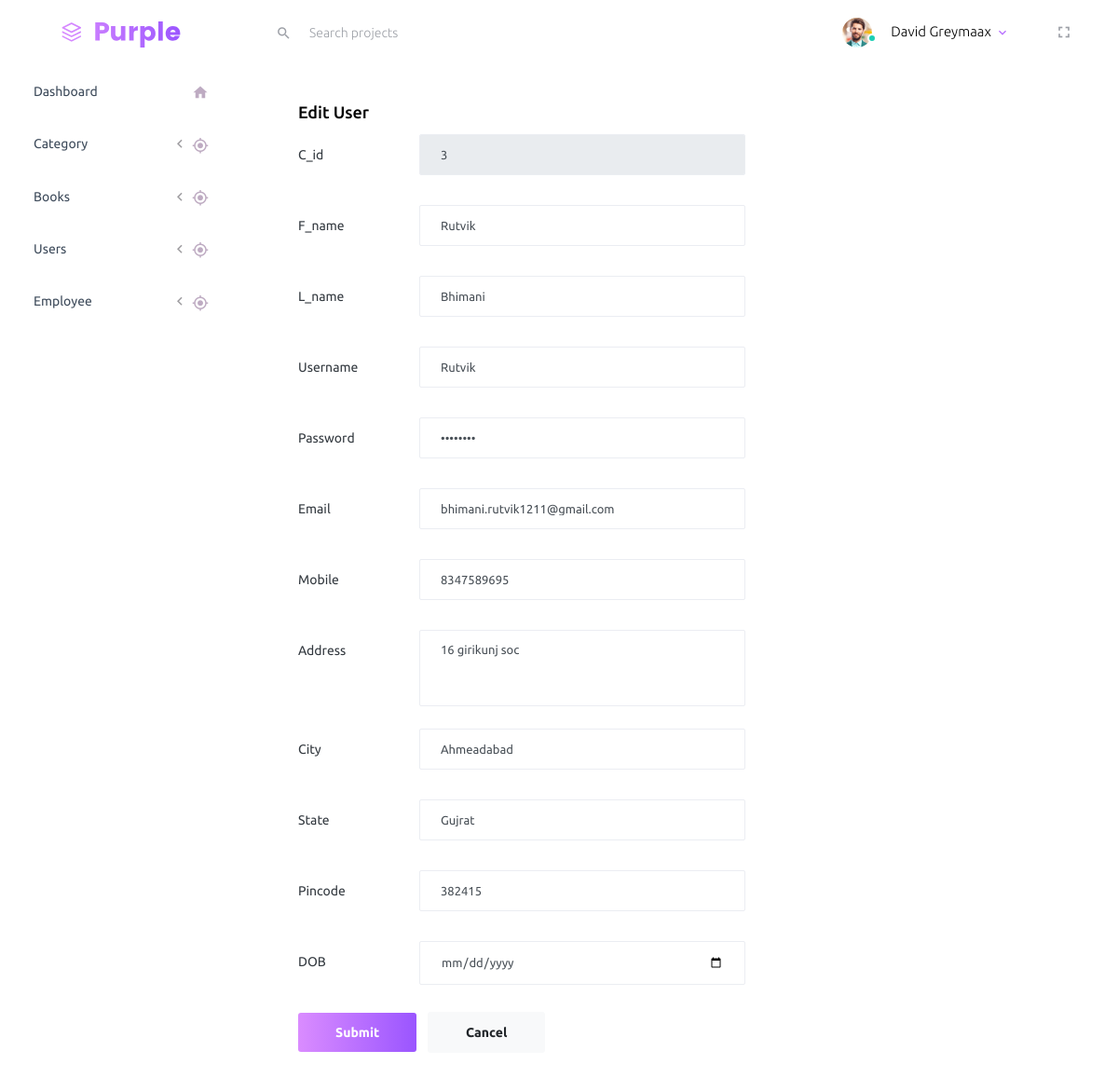
The app's page /admin/edit.php?id=3 (signed in) with its own data.
### tables this page shows
CREATE TABLE `customer` (
  `C_id` int(11) NOT NULL,
  `F_name` varchar(15) NOT NULL,
  `L_name` varchar(15) NOT NULL,
  `Username` varchar(40) NOT NULL,
  `Password` varchar(255) NOT NULL,
  `Address` varchar(150) NOT NULL,
  `City` varchar(15) NOT NULL,
  `State` varchar(15) NOT NULL,
  `Pincode` varchar(6) NOT NULL,
  `Phone` varchar(10) NOT NULL,
  `Email` varchar(40) DEFAULT NULL,
  `Dob` date NOT NULL
);

### admin/edit.php (the view, shortened to what this page needs)
<?php
      include_once 'connection.php';
      if (isset($_SESSION['admin']))
      {
      $id = $_GET['id'];
 ?>
<!DOCTYPE html>
<html lang="en">
<head>
  <link rel="stylesheet" href="vendors/iconfonts/mdi/css/materialdesignicons.min.css">
  <link rel="stylesheet" href="vendors/css/vendor.bundle.base.css">
  <link rel="stylesheet" href="css/style.css">
</head>
<body>
  <div class="container-scroller">
      <?php
        include("include/header.php");
      ?>
    <div class="container-fluid page-body-wrapper">
        <?php
            include("include/menu.php");
        ?>
      <?php
          $sql = "SELECT * FROM customer WHERE C_id=$id";
          $result = mysqli_query($conn,$sql) or die("ERROR: 007");
          $row = mysqli_fetch_assoc($result);
       ?>
      <div class="col-md-6 grid-margin stretch-card">
              <div class="card">
                <div class="card-body">
                  <h4 class="card-title">Edit User</h4>
                  <form class="forms-sample" method="post" action="process/update_user.php">
                    <div class="form-group row">
                      <label for="exampleInputUsername2" class="col-sm-3 col-form-label">C_id</label>
                      <div class="col-sm-9">
                        <input type="text" name="cid" class="form-control" id="exampleInputUsername2" placeholder="C_id" onclick="show()" readonly value="<?php echo $row['C_id']; ?>">
                      </div>
                    </div>
                    <div class="form-group row">
                      <label for="exampleInputMobile" class="col-sm-3 col-form-label">F_name</label>
                      <div class="col-sm-9">
                        <input type="text" value="<?php echo $row['F_name']; ?>" class="form-control" name="fname" id="exampleInputMobile" placeholder="First Name">
                      </div>
                    </div>
                    <div class="form-group row">
                      <label for="exampleInputMobile" class="col-sm-3 col-form-label">L_name</label>
                      <div class="col-sm-9">
                        <input type="text" value="<?php echo $row['L_name']; ?>" class="form-control" name="lname" id="exampleInputMobile" placeholder="Last Name">
                      </div>
                    </div>
                   <div class="form-group row">
                      <label for="exampleInputUsername2" class="col-sm-3 col-form-label">Username</label>
                      <div class="col-sm-9">
                        <input type="text" value="<?php echo $row['Username']; ?>" name="uname" class="form-control" id="exampleInputUsername2" placeholder="Username" >
                      </div>
                    </div>
                      <div class="form-group row">
                      <label for="exampleInputPassword2" class="col-sm-3 col-form-label">Password</label>
                      <div class="col-sm-9">
                        <input type="password" value="<?php echo $row['Password']; ?>" name="password" class="form-control" id="exampleInputPassword2" placeholder="Password">
                      </div>
                    </div>
                    <div class="form-group row">
                      <label for="exampleInputEmail2" class="col-sm-3 col-form-label">Email</label>
                      <div class="col-sm-9">
                        <input type="email" value="<?php echo $row['Email']; ?>"  class="form-control" id="exampleInputEmail2" name="email" placeholder="Email">
                      </div>
                    </div>
                    <div class="form-group row">
                      <label for="exampleInputMobile" class="col-sm-3 col-form-label">Mobile</label>
                      <div class="col-sm-9">
                        <input type="text" value="<?php echo $row['Phone']; ?>" class="form-control"  name="phone" id="exampleInputMobile" placeholder="Mobile number">
                      </div>
                    </div>
                     <div class="form-group row">
                      <label for="exampleInputMobile" class="col-sm-3 col-form-label">Address</label>
                      <div class="col-sm-9">
                      <textarea class="form-control" placeholder="Address" name="address" id="exampleInputMobile" rows="4"><?php echo $row['Address']; ?></textarea>
                    </div>
                  </div>
                  <div class="form-group row">
                      <label for="exampleInputMobile" class="col-sm-3 col-form-label">City</label>
                      <div class="col-sm-9">
                        <input type="text" value="<?php echo $row['City']; ?>" class="form-control" name="city" id="exampleInputMobile" placeholder="City">
                      </div>
                    </div><div class="form-group row">
                      <label for="exampleInputMobile" class="col-sm-3 col-form-label">State</label>
                      <div class="col-sm-9">
                        <input type="text" value="<?php echo $row['State']; ?>" class="form-control" name="state" id="exampleInputMobile" placeholder="state">
                      </div>
                    </div><div class="form-group row">
                      <label for="exampleInputMobile" class="col-sm-3 col-form-label">Pincode</label>
                      <div class="col-sm-9">
                        <input type="text" value="<?php echo $row['Pincode']; ?>" class="form-control" name="pin" id="exampleInputMobile" placeholder="Pincode">
                      </div>
                    </div>
                    <div class="form-group row">
                      <label for=" exampleInputUsername2" class="col-sm-3 col-form-label">DOB</label>
                      <div class="col-sm-9">
                       <input type="date"  name="dob" class="form-control" id="exampleInputUsername2" placeholder="Date Of Birth" required>
                      </div>
                    </div>
                    <button type="submit" class="btn btn-gradient-primary mr-2">Submit</button>
                    <button class="btn btn-light">Cancel</button>
                  </form>
                </div>
              </div>
            </div>
    </div>
  </div>
</body>
</html>
<?php
  }
  else
  {
    header("location: login.php");
  }
 ?>

### records on screen
customer: cid "3", fname "Rutvik", lname "Bhimani", uname "Rutvik", email "bhimani.rutvik1211@gmail.com", phone "8347589695", address "16 girikunj soc", city "Ahmeadabad", state "Gujrat", pin "382415"
